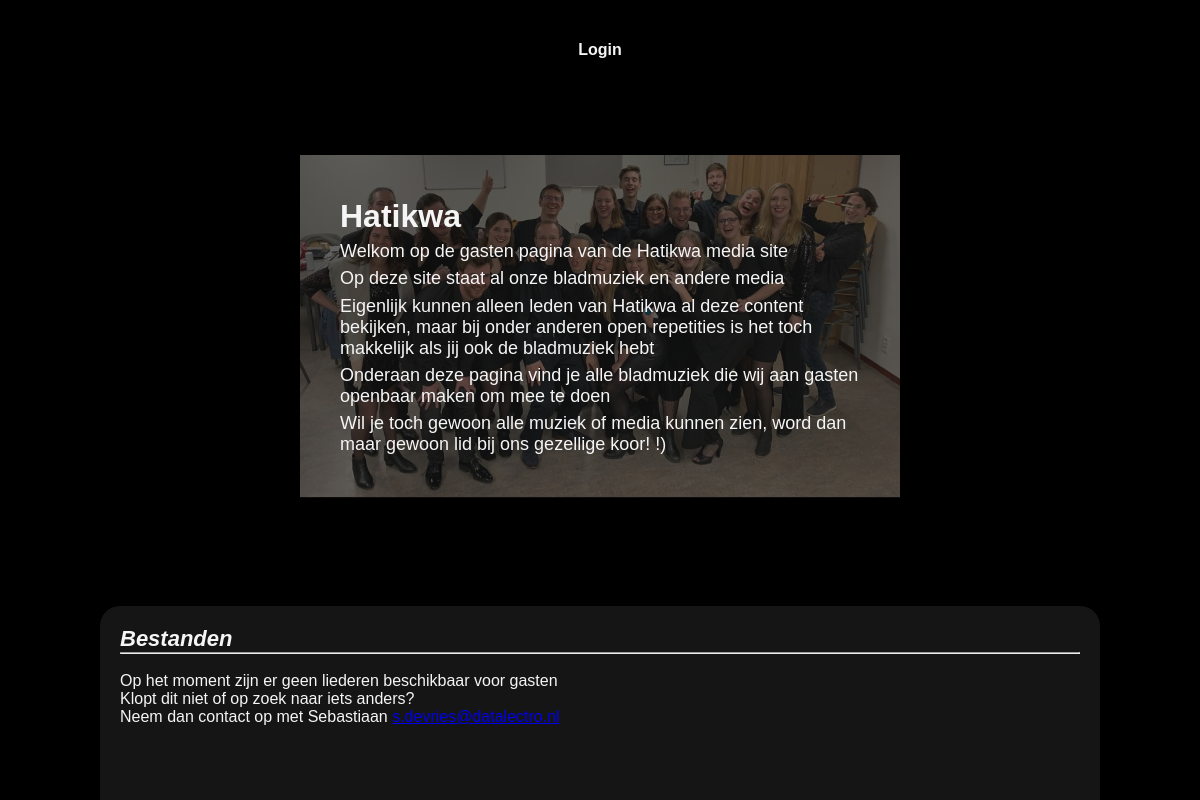
Page /gast on the earlier database version.
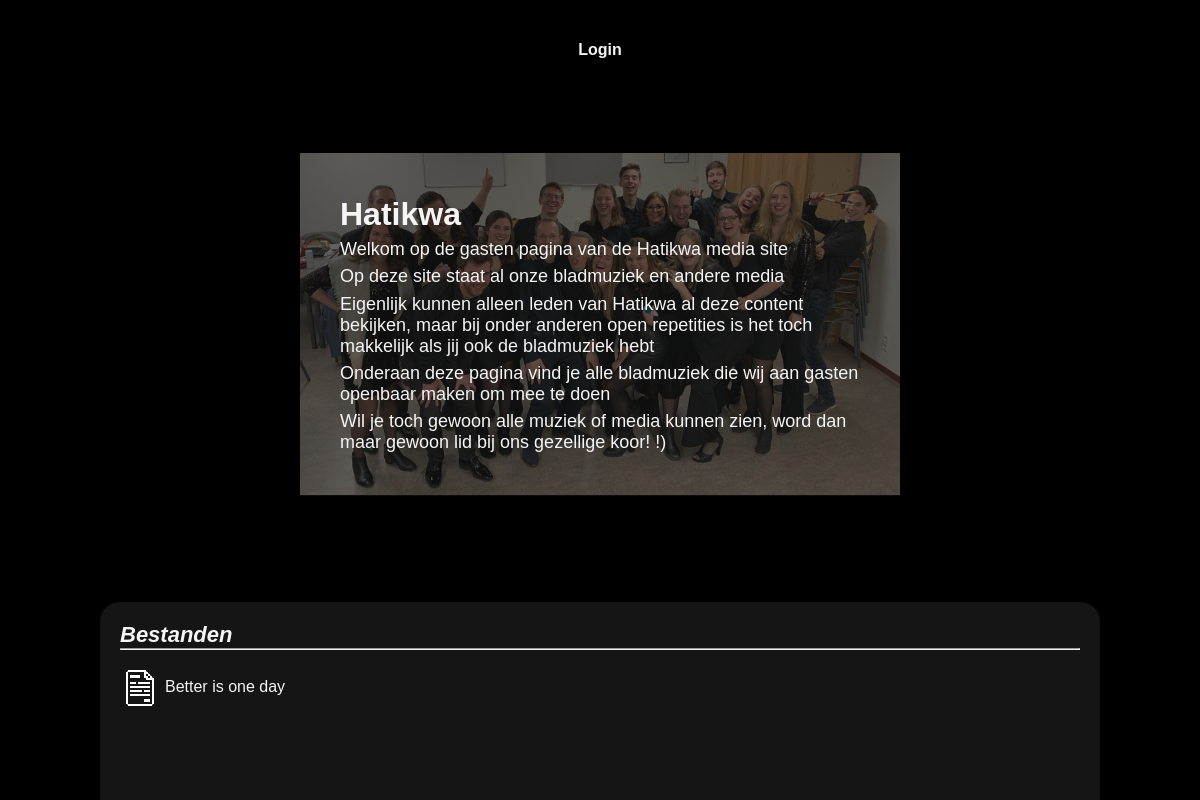
Same page on the later database version.
### Songs/models.py (models this page shows, shortened)
class song_files(models.Model):
    type_choises = (
        ('main_sheet', 'main_sheet'),
        ('main_choreo', 'main_choreo'),
        ('main_audio', 'main_audio'),
        ('midi', 'midi'),
        ('other', 'other'),
    )
    song_name = models.CharField(max_length=200)
    item_type = models.CharField(max_length=200, choices=type_choises, default='other')
    song_file = models.FileField(upload_to=song_file_path)
    class Meta:
        verbose_name_plural = "Song files"

### Frontend/views.py (the view)
# urls.py: path('gast', views.gastview, name="Gast")
def gastview(request):
    guest_activated = []
    for item in song_list.objects.all():
        if item.guest_active:
            guest_activated.append(item.song_name)
    if len(guest_activated) < 1:
        all_guest_items = None
    else:
        all_guest_items = []
        for song in song_files.objects.all():
            if song.item_type == 'main_sheet' and song.song_name in guest_activated:
                all_guest_items.append(song.song_name)
    data = {
        'items': all_guest_items,
    }
    return render(request, 'gast.html', data)

### Templates/gast.html (shortened to what this page needs)
{% load static %}
<!DOCTYPE html>
<html lang="en">
<head>
    <link rel="stylesheet" href="{% static 'CSS/gast.css' %}">
</head>
<body>
     <header>
        <a href="/login">Login</a>
     </header>
    <div class="bannerbox">
        <img src="{% static 'IMG/Guest/Bannert.png' %}" alt="Hatikwa-Logo">
        <div>
            <H1>Hatikwa</H1>
            <p>Welkom op de gasten pagina van de Hatikwa media site</p>
            <p>Op deze site staat al onze bladmuziek en andere media</p>
            <p>Eigenlijk kunnen alleen leden van Hatikwa al deze content bekijken, maar bij onder anderen open repetities is het toch makkelijk als jij ook de bladmuziek hebt</p>
            <p>Onderaan deze pagina vind je alle bladmuziek die wij aan gasten openbaar maken om mee te doen</p>
            <p>Wil je toch gewoon alle muziek of media kunnen zien, word dan maar gewoon lid bij ons gezellige koor! !)</p>
        </div>
    </div>
     <main>
        <h2>Bestanden</h2>
        <hr>
        <br>
        {% if items == None %}
        <p>Op het moment zijn er geen liederen beschikbaar voor gasten</p>
        <p>Klopt dit niet of op zoek naar iets anders?</p>
        <p>Neem dan contact op met Sebastiaan <a href="mailto:s.devries@datalectro.nl">s.devries@datalectro.nl</a></p>
        {% else %}
        {% for item in items %}
        <li class="file"><a href="/songs/song/{{ item }}">{{ item }}</a></li>
        <br>
        {% endfor %}
        {% endif %}
        <br>
        <br>
        <br>
     </main>
</body>
</html>

### Static/CSS/gast.css (style rules this page uses)
* { margin: 0; padding: 0; font-family: Arial, Helvetica, sans-serif; }
@media screen and (min-width: 1050px) { html { background-color: black; } }
@media screen and (min-width: 1050px) { body { display: flex; align-items: center; justify-content: space-between; flex-direction: column; min-height: 100vh; } }
@media screen and (min-width: 1050px) { header { display: flex; align-items: center; justify-content: space-evenly; height: 100px; } }
@media screen and (min-width: 1050px) { header a { color: whitesmoke; text-decoration: none; font-weight: bold; } }
@media screen and (min-width: 1050px) { .bannerbox { position: relative; width: 50%; } }
@media screen and (min-width: 1050px) { .bannerbox img { top: 0; left: 0; width: 100%; } }
@media screen and (min-width: 1050px) { .bannerbox div { position: absolute; top: 0; left: 0; bottom: 3px; right: 0; background: #151515aa; z-index: 5; color: whitesmoke; display: flex; align-items: flex-start; justify-content: space-around; flex-direction: column; padding: 40px; } }
@media screen and (min-width: 1050px) { .bannerbox div p { font-size: 18px; } }
@media screen and (min-width: 1050px) { main { color: whitesmoke; } }
@media screen and (min-width: 1050px) { main { width: 80%; background-color: #151515; margin-top: 50px; padding: 20px; border-top-left-radius: 20px; border-top-right-radius: 20px; } }
@media screen and (min-width: 1050px) { main h2 { color: whitesmoke; font-size: 22px; font-style: italic; } }
@media screen and (min-width: 1050px) { main li { color: whitesmoke; } }
@media screen and (min-width: 1050px) { main li a { color: whitesmoke; text-decoration: none; } }

Differences in the rows shown:
added song_files: items "Better is one day"
Other differences:
text no longer shown: "Op het moment zijn er geen liederen beschikbaar voor gasten Klopt dit niet of op zoek naar iets anders? Neem dan contact op met Sebastiaan"
